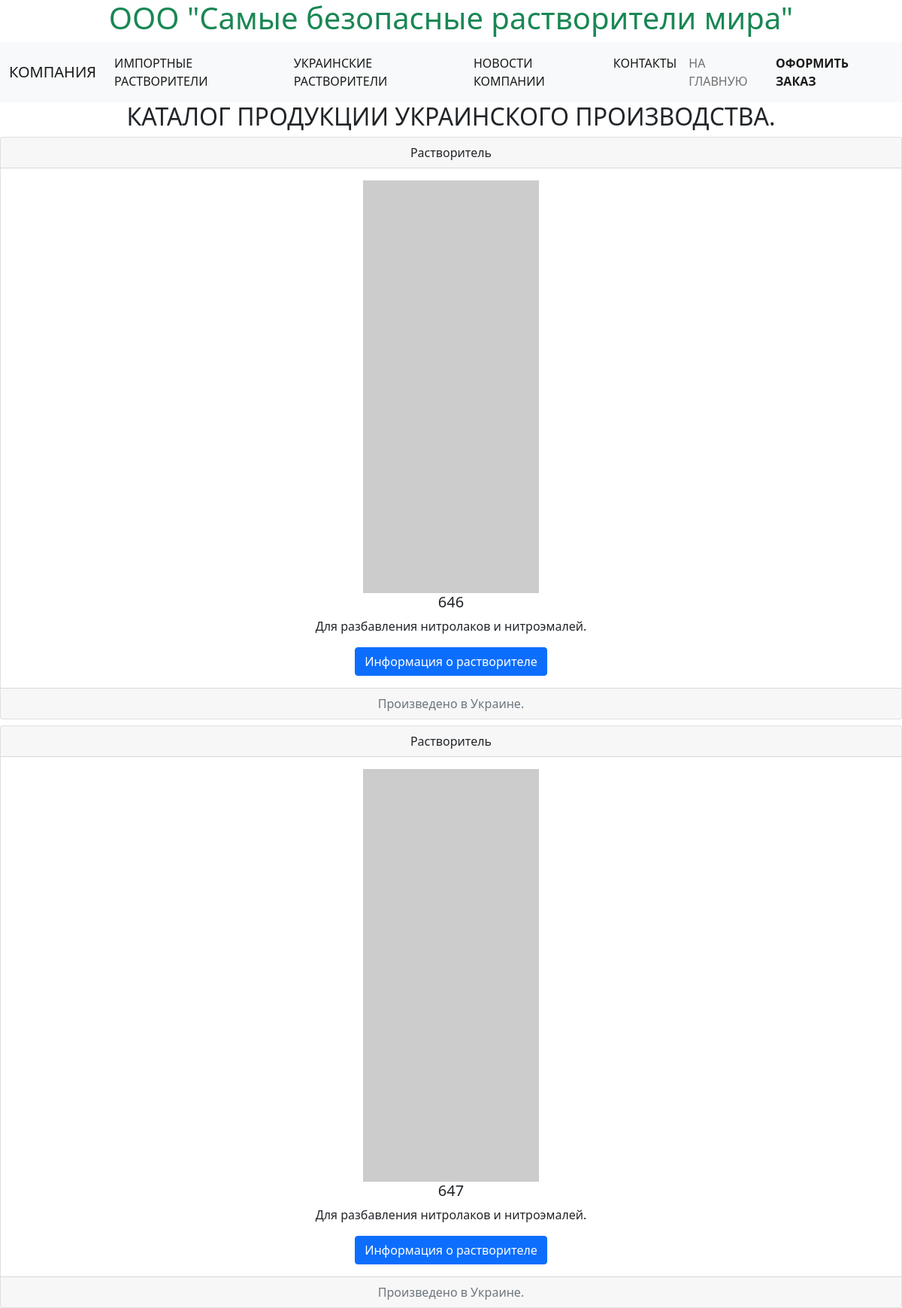
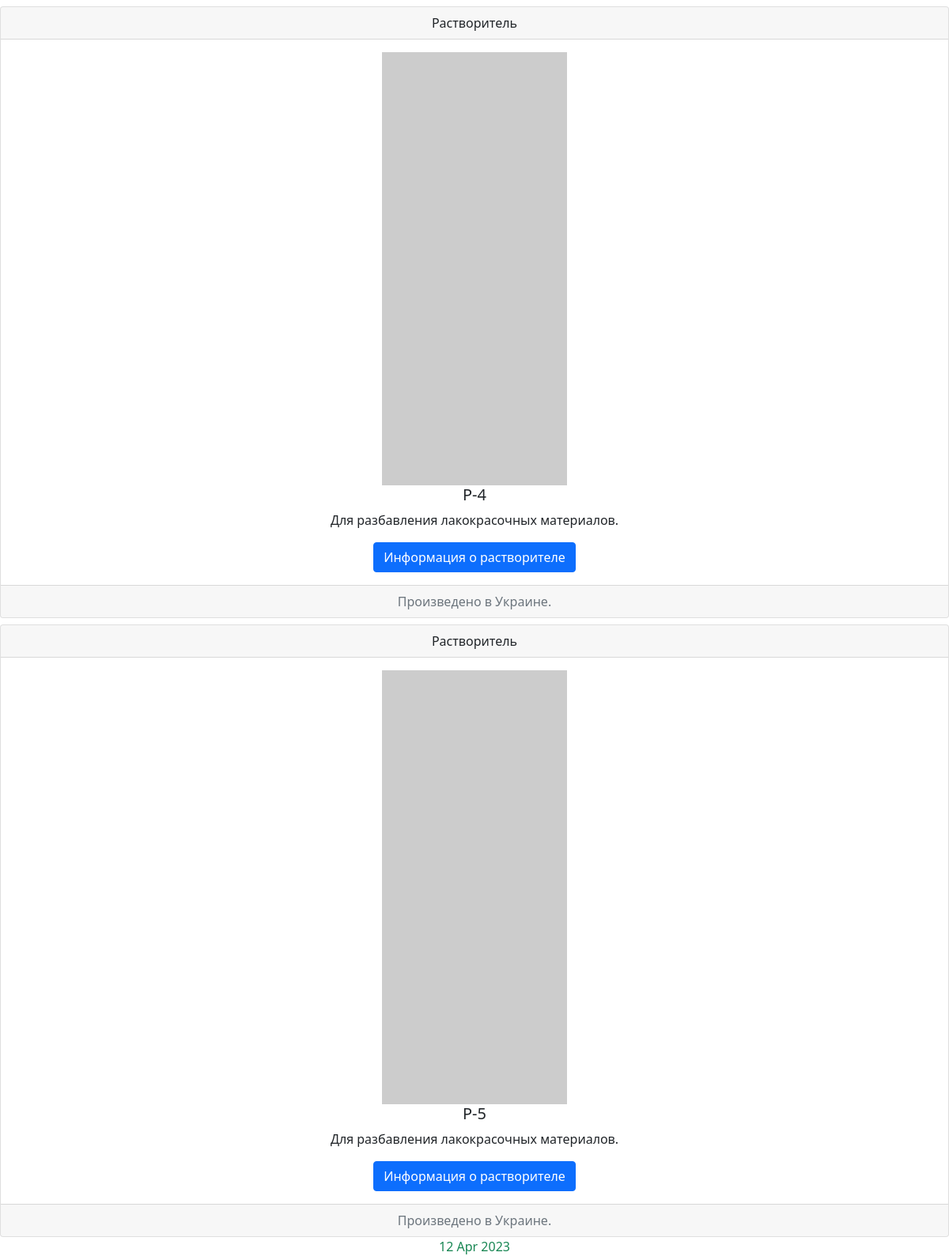
Page /catalog/ukr_thinners on the committed database (2 pictures, top to bottom).
### catalog/models.py (models this page shows, shortened)
class Ukr_thinners(models.Model):
    name = models.CharField(max_length=30, help_text='Здесь пишем наименование растворителя',
                            verbose_name='Наименование')
    purpose = models.CharField(max_length=50, help_text='Здесь пишем назначение растворителя',
                               verbose_name='Назначение')
    price = models.CharField(max_length=20, help_text='Здесь пишем цену растворителя', verbose_name='Цена')
    currency = models.CharField(max_length=20, help_text='Здесь пишем валюту растворителя', verbose_name='Валюта')
    description = models.TextField(help_text='Здесь пишем комментарий', verbose_name='Комментарий')
    country = models.CharField(max_length=50, help_text='Здесь пишем страну производства растворителя',
                               verbose_name='Страна')
    photo = models.ForeignKey('Im', on_delete=models.PROTECT, null=True, blank=True)

### catalog/views.py (the view)
# urls.py: path('ukr_thinners', views.ukrthinners, name='ukr_thinners'),
def ukrthinners(request):
    ukrthinners = Ukr_thinners.objects.all()
    img = Im.objects.all()
    context = {'ukrthinners': ukrthinners, 'img': img}
    return render(request, 'ukr_thinners.html', context=context)

### catalog/templates/ukr_thinners.html
{% extends 'base.html' %}
{% block content %}
<h2 align="center">КАТАЛОГ ПРОДУКЦИИ УКРАИНСКОГО ПРОИЗВОДСТВА.</h2>
{% for item in ukrthinners %}
<div class="card text-center mt-2">
    <div class="card-header">
        Растворитель
    </div>
    <div class="card-body">
        <div class="media">
            {% if item.img %}
            <img src="{{ item.img.url }}" alt="">
            {% else %}
            <img src="https://picsum.photos/id/156/367/267" alt="" width="20%" height="20%">
            {% endif %}
            <div class="media-body">
                <h5 class="card-title">{{ item.name }}</h5>
                <p class="card-text">{{ item.purpose }}</p>
                <a href="/catalog/ukrthinner/{{ item.pk }}" class="btn btn-primary">Информация о
                    растворителе</a>
            </div>
        </div>
    </div>
    <div class="card-footer text-muted">
        {{ item.country }}
    </div>
</div>
{% endfor %}
{% endblock %}

### catalog/templates/base.html (shortened to what this page needs)
{% load static %}
<!doctype html>
<html lang="en">
<head>
    <link href="https://cdn.jsdelivr.net/npm/bootstrap@5.1.1/dist/css/bootstrap.min.css" rel="stylesheet"
>
</head>
<body>
<h1 class="h1 text-success" align="center">ООО "Самые безопасные растворители мира"</h1>
<nav class="navbar navbar-expand-lg navbar-light bg-light">
    <div class="container-fluid">
        <a class="navbar-brand" href="about">КОМПАНИЯ</a>
        <div class="collapse navbar-collapse" id="navbarSupportedContent">
            <ul class="navbar-nav me-auto mb-2 mb-lg-0">
                <li class="nav-item">
                    <a class="nav-link active" aria-current="page" href="thinners">ИМПОРТНЫЕ РАСТВОРИТЕЛИ</a>
                </li>
                <li class="nav-item">
                    <a class="nav-link active" aria-current="page" href="ukr_thinners">УКРАИНСКИЕ РАСТВОРИТЕЛИ</a>
                </li>
                <li class="nav-item">
                    <a class="nav-link active" aria-current="page" href="news">НОВОСТИ КОМПАНИИ</a>
                </li>
                <li class="nav-item">
                    <a class="nav-link active" aria-current="page" href="/catalog/contacts">КОНТАКТЫ</a>
                </li>
                <li class="nav-item">
                    <a class="nav-link" href="index">НА ГЛАВНУЮ</a>
                </li>
                <li class="nav-item">
                    <strong><a class="nav-link active" aria-current="page" href="/catalog/order">ОФОРМИТЬ
                        ЗАКАЗ</a></strong>
                </li>
            </ul>
        </div>
    </div>
</nav>
{% block content %}
{% endblock %}
</body>
<footer class="footer text-center text-success">{% now "d M Y" %}</footer>
</html>

### rows in the picture
Ukr_thinners: name "646", purpose "Для разбавления нитролаков и нитроэмалей.", country "Произведено в Украине."
Ukr_thinners: name "647", purpose "Для разбавления нитролаков и нитроэмалей.", country "Произведено в Украине."
Ukr_thinners: name "Р-4", purpose "Для разбавления лакокрасочных материалов.", country "Произведено в Украине."
Ukr_thinners: name "Р-5", purpose "Для разбавления лакокрасочных материалов.", country "Произведено в Украине."
